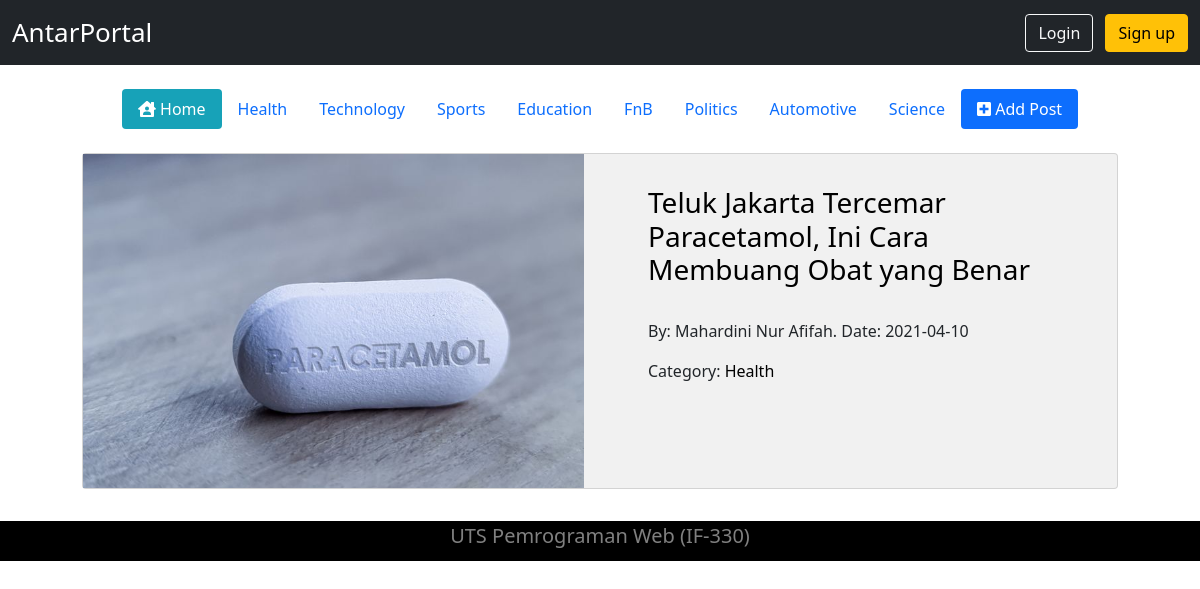
Screenshot of /index.php?category=1 with the database file from the repository.
### tables this page shows
CREATE TABLE `category` (
  `categoryId` int(11) NOT NULL,
  `categoryName` varchar(100) NOT NULL
);

CREATE TABLE `posts` (
  `postId` int(11) NOT NULL,
  `postTitle` varchar(255) NOT NULL,
  `postAuthor` varchar(255) NOT NULL DEFAULT '''Secret Author''',
  `categoryId` int(11) NOT NULL,
  `content` longtext NOT NULL,
  `publishDate` date NOT NULL,
  `postPicture` text NOT NULL
);

### config/connect_db.php (called while the page is built, shortened)
<?php
$base_url = 'http://localhost/antarportal/antarportal/';

### index.php (the view, shortened to what this page needs)
<?php
    include './config/connect_db.php';
?>
<!DOCTYPE html>
<html lang="en">
<head>
    <?php include './include/header.php'; ?>
</head>
<body>
    <nav class="navbar navbar-expand-sm navbar-dark bg-dark">
        <div class="container-fluid justify-content-between ">
            <a class="navbar-brand" href="<?=$base_url?>index.php" style="font-size:26px">AntarPortal</a>
            <?php if (!isset($_SESSION['email']) && empty($_SESSION['email'])) {?>
                <div class="col-md-3 text-end">
                    <a href="login.php" class="btn btn-outline-light me-2">Login</a>
                    <a href="signUp.php" class="btn btn-warning">Sign up</a>
                </div>
            <?php }?>
        </div>
    </nav>
    <header>
        <ul class="nav nav-pills mb-auto justify-content-center ">
            <li class="nav-item" style="margin-top: 2%; margin-bottom: 2%" >
                <a class="nav-link active" href="<?=$base_url?>index.php" style="background-color: #17a2b8;"><i class="fas fa-house-user"></i> Home</a>
            </li>
            <?php
                $query = $db->prepare("SELECT * FROM category");
                $query->execute();
                $dataCategory = $query->fetchAll();
                foreach($dataCategory as $data){
                    if(isset($_GET['category'])){
                        if($data['categoryId'] === $_GET['category']){
                            $active = "active";
                        }else{
                            $active = " ";
                        }
                    }
                    if(!isset($_GET['category'])) $active = "" ?>
                <li class="nav-item" style="margin-top: 2%; margin-bottom:2%;" >
                    <a class="nav-link <?=$active;?>"  href="<?=$base_url?>index.php?page=home&category=<?= $data['categoryId'];?>"><?=$data['categoryName'];?></a>
                </li>
            <?php }?>
            <li class="nav-item" style="margin-top: 2%; margin-bottom:2%">
                <a class="nav-link active" href="addPost.php"><i class="fas fa-plus-square"></i> Add Post</a>
            </li>
        </ul>
    </header>
    <?php
    if (isset($_GET['id'])) {
        $sql="SELECT * FROM posts WHERE postId=".$_GET['id']."";
        $hasil= $db->query($sql);
        $data = $hasil->fetch(PDO::FETCH_ASSOC);
    }else if (isset($_GET['category'])){
        $sql="SELECT * FROM category where categoryId=".$_GET['category']."";
        $hasil= $db->query($sql);
        $data = $hasil->fetch(PDO::FETCH_ASSOC);
    }
    ?>
    <?php
    if(isset($_GET['page'])){
        $halaman = $_GET['page'];
        switch ($halaman) {
            case 'home':
                include "userHome.php";
                break;
            default:
            echo "<center><h3>Page Not Found</h3></center>";
            break;
        }
    }else {
        include "userHome.php";
    }
    ?>
</body>
<footer class="footer">UTS Pemrograman Web (IF-330)</footer>
</html>

### userHome.php (shortened to what this page needs)
<div class="row-cols-sm-1">
    <?php
    if (isset($_GET['category'])) {
        $queryPost = "SELECT * FROM posts WHERE categoryId=".$_GET['category']." ORDER BY publishDate asc";
        $queryCategory = "SELECT * FROM category WHERE categoryId=".$_GET['category'];
        $postResult = $db->query($queryPost);
        $dataPost = $postResult->fetchAll();
        $categoryResult = $db->query($queryCategory);
        $dataCategory = $categoryResult->fetchAll();
    ?>
    <main class="container">
        <?php foreach($dataPost as $post){?>
            <section class="card" data-aos="fade-left">
                <a href="postPage.php?postId=<?=$post['postId'];?>" class="img-hover-zoom"><img src="postAssets/<?= $post['postPicture'];?>" ></a>
                <div>
                    <h3><a href="postPage.php?postId=<?=$post['postId'];?>" class="hyperlink"><?= $post['postTitle'];?></a></h3>
                    <p>By: <?= $post['postAuthor'];?>. Date: <?= $post['publishDate'];?></p>
                    <?php foreach($dataCategory as $category){?>
                    <p>Category: <a href="<?=$base_url?>index.php?page=home&category=<?= $data['categoryId'];?>" class="hyperlink"><?= $category['categoryName']; ?></a>  </p>
                </div>
            </section>
            <?php } ?>
        <?php } ?>
    </main>
   <?php }?>
</div>

### assets/css/additionalCss.css (style rules this page uses)
* { margin:0; padding: 0; box-sizing: border-box; }
.container { max-width: 1100px; margin: auto; overflow: auto; padding: 0 2rem; }
.hyperlink { text-decoration: none; color:black; transition: .1s linear; }
img { width: 100%; transition: .2s; }
.card { display: grid; grid-template-columns: repeat(2, 1fr); grid-gap: 2rem; background: #f1f1f1; margin-bottom: 2rem; }
.card h3 { margin-bottom: 2rem; }
.card img { height: 100%; }
.card > div { padding: 2rem; }

### assets/css/all.css (style rules this page uses)
.fa-house-user:before { content: "\e065"; }
.fa-plus-square:before { content: "\f0fe"; }

### assets/css/footer.css (style rules this page uses)
.footer { position: relative; left: 0; bottom: 0; height: 40px; width: 100%; font-size: 20px; background-color: black; color: grey; text-align: center; }

### rows the page displays
category: categoryName "Health"
category: categoryName "Technology"
category: categoryName "Sports"
category: categoryName "Education"
category: categoryName "FnB"
category: categoryName "Politics"
category: categoryName "Automotive"
category: categoryName "Science"
posts: postPicture (picture), postTitle "Teluk Jakarta Tercemar Paracetamol, Ini Cara Membuang Obat yang Benar", postAuthor "Mahardini Nur Afifah", publishDate "2021-04-10"
